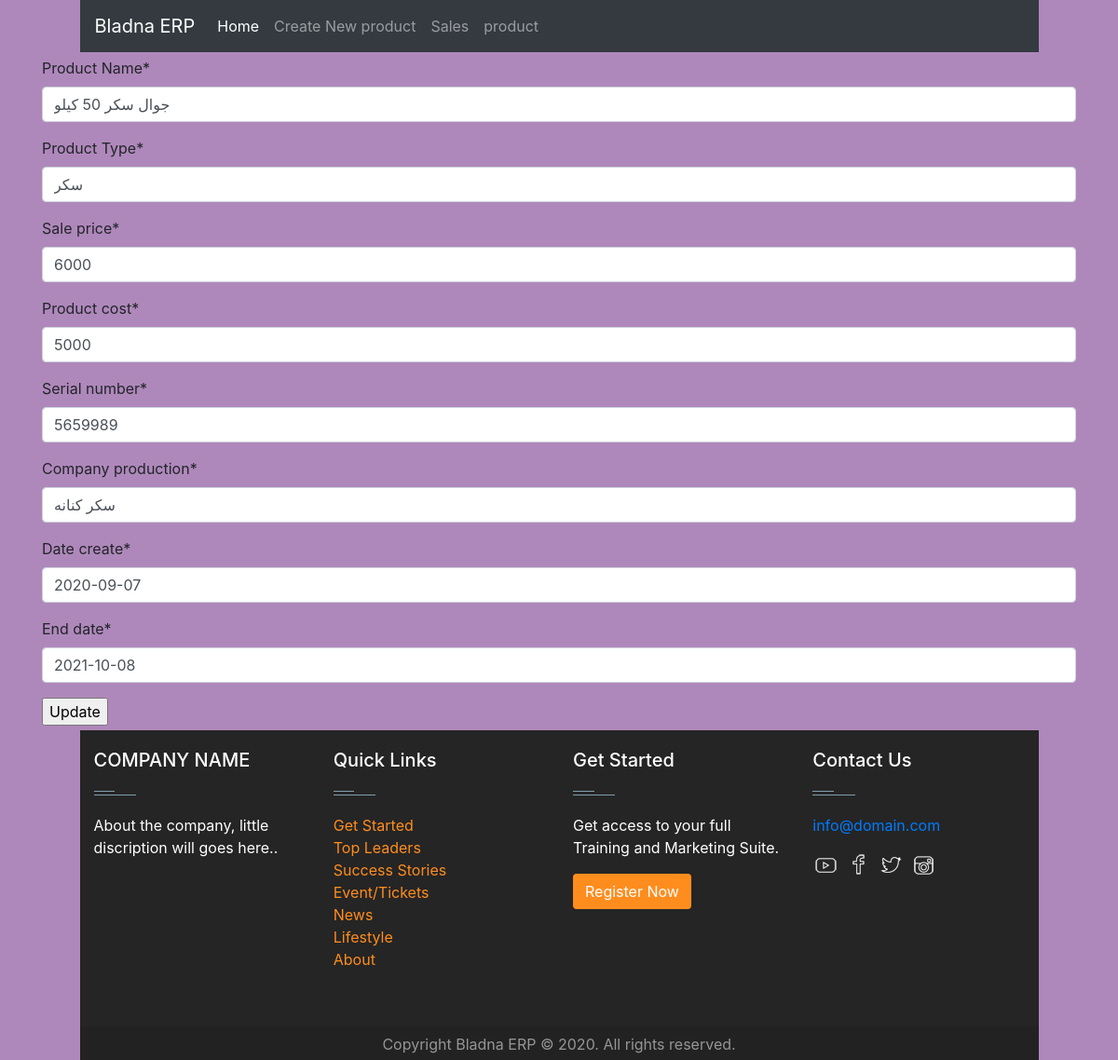
/Product/update/2, run on the app's committed database.
### Products/models.py (models this page shows, shortened)
class Product(models.Model):
    name = models.CharField("Product Name", max_length=50)
    p_type = models.CharField("Product Type", max_length=50)
    sale_price = models.IntegerField("Sale price")
    p_cost     = models.IntegerField("Product cost")
    serial_number = models.CharField("serial number", max_length=50)
    company       = models.CharField("company production", max_length=50)
    product_created = models.DateField("date create", auto_now=False, auto_now_add=False)
    product_end     = models.DateField("End date", auto_now=False, auto_now_add=False)
    class Meta:
        verbose_name = "Product"
        verbose_name_plural ="products"

### Products/views.py (the view, shortened to what this page needs)
# urls.py: path('Product/update/<int:pk>', ProductUpdate.as_view(), name='Product-update'),
class ProductUpdate(UpdateView):
    model = Product
    form_class = ProductForm
    template_name_suffix = '_update_form'

### Products/forms.py
class ProductForm(forms.ModelForm):
    class Meta:
        model = Product
        fields = ['name','p_type','sale_price',
        'p_cost','serial_number','company','product_created','product_end']

### templates/Products/product_update_form.html
{% extends 'Base/base.html' %}
{% load crispy_forms_tags %}
  {% block  navbartitle %}
  <li class="nav-item active">
      <a class="nav-link" href="{% url 'home' %}">Home <span class="sr-only">(current)</span></a>
  </li>
  <li class="nav-item">
    <a class="nav-link" href="{% url 'Product-create' %}">Create New product</a>
  </li>
  <li class="nav-item">
    <a class="nav-link" href="{% url 'sale-index' %}">Sales</a>
  </li>
  <li class="nav-item">
    <a class="nav-link" href="{% url 'Product-list' %}">product</a>
</li>
{% endblock   %}
{% block blockname %}
<form method="post">{% csrf_token %}
    {{ form|crispy }}
    <input type="submit" value="Update">
</form>
{% endblock %}

### static/css/style.css (style rules this page uses)
body { background-color: rgb(175, 136, 187); }

### data on the page
Product: name "جوال سكر 50 كيلو", p_type "سكر", sale_price "6000", p_cost "5000", serial_number "5659989", company "سكر كنانه", product_created "2020-09-07", product_end "2021-10-08"
